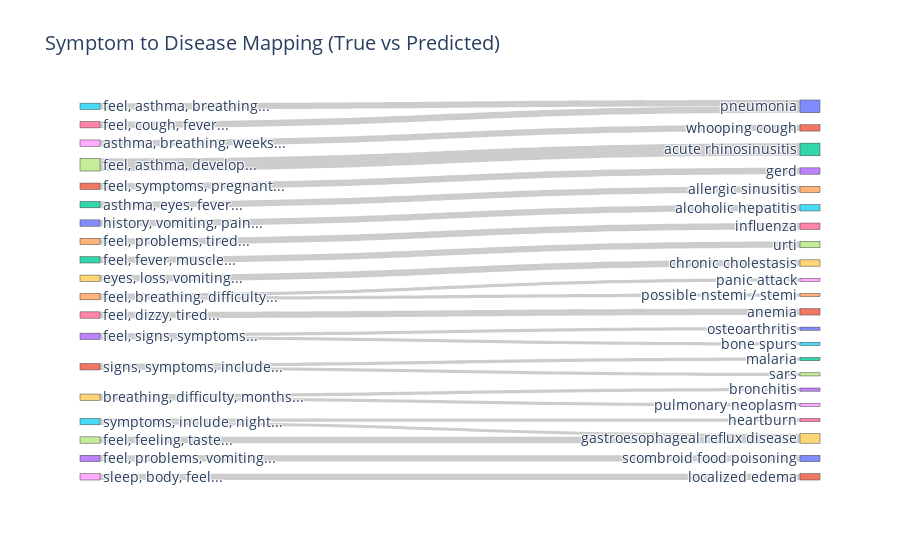

Source (notebook cell):
### Code cell
import plotly.graph_objects as go

# Select top N for clarity
top_n = 20
plot_df = df_test[['selected_trigrams', 'decoded_true', 'decoded_prediction']].head(top_n).copy()

# Create labels
symptoms = plot_df['selected_trigrams'].apply(lambda trigs: ', '.join(trigs[:3]) + '...').tolist()
true_diseases = plot_df['decoded_true'].tolist()
pred_diseases = plot_df['decoded_prediction'].tolist()

labels = symptoms + list(set(true_diseases + pred_diseases))

# Index mapping
label_to_idx = {label: i for i, label in enumerate(labels)}

# Build Sankey links
source = []
target = []
value = []

for i in range(top_n):
    s = label_to_idx[symptoms[i]]
    t_true = label_to_idx[true_diseases[i]]
    t_pred = label_to_idx[pred_diseases[i]]
    
    source += [s, s]
    target += [t_true, t_pred]
    value += [1, 1]

fig = go.Figure(data=[go.Sankey(
    node=dict(label=labels, pad=15, thickness=20),
    link=dict(source=source, target=target, value=value)
    )])
fig.update_layout(title_text="Symptom to Disease Mapping (True vs Predicted)", font_size=14)
fig.show()

### Figure 1 — Plotly figure (JSON) as saved in the notebook; plotly's stock layout.template omitted (floating-point values rounded to 4 significant figures)
{"data": [{"link": {"source": [17, 17, 1, 1, 2, 2, 3, 3, 4, 4, 5, 5, 6, 6, 7, 7, 8, 8, 9, 9, 10, 10, 11, 11, 12, 12, 13, 13, 14, 14, 15, 15, 16, 16, 17, 17, 18, 18, 19, 19], "target": [22, 22, 37, 32, 27, 27, 35, 30, 28, 34, 20, 20, 20, 20, 39, 39, 41, 41, 33, 38, 25, 25, 23, 23, 24, 24, 40, 40, 26, 26, 36, 39, 31, 31, 22, 22, 21, 21, 29, 29], "value": [1, 1, 1, 1, 1, 1, 1, 1, 1, 1, 1, 1, 1, 1, 1, 1, 1, 1, 1, 1, 1, 1, 1, 1, 1, 1, 1, 1, 1, 1, 1, 1, 1, 1, 1, 1, 1, 1, 1, 1]}, "node": {"label": ["feel, asthma, develop...", "signs, symptoms, include...", "feel, fever, muscle...", "feel, signs, symptoms...", "feel, breathing, difficulty...", "feel, asthma, breathing...", "feel, cough, fever...", "feel, feeling, taste...", "sleep, body, feel...", "breathing, difficulty, months...", "history, vomiting, pain...", "feel, symptoms, pregnant...", "asthma, eyes, fever...", "feel, problems, vomiting...", "feel, problems, tired...", "symptoms, include, night...", "feel, dizzy, tired...", "feel, asthma, develop...", "asthma, breathing, weeks...", "eyes, loss, vomiting...", "pneumonia", "whooping cough", "acute rhinosinusitis", "gerd", "allergic sinusitis", "alcoholic hepatitis", "influenza", "urti", "panic attack", "chronic cholestasis", "osteoarthritis", "anemia", "malaria", "bronchitis", "possible nstemi / stemi", "bone spurs", "heartburn", "sars", "pulmonary neoplasm", "gastroesophageal reflux disease", "scombroid food poisoning", "localized edema"], "pad": 15, "thickness": 20}, "type": "sankey"}], "layout": {"font": {"size": 14}, "title": {"text": "Symptom to Disease Mapping (True vs Predicted)"}}}
